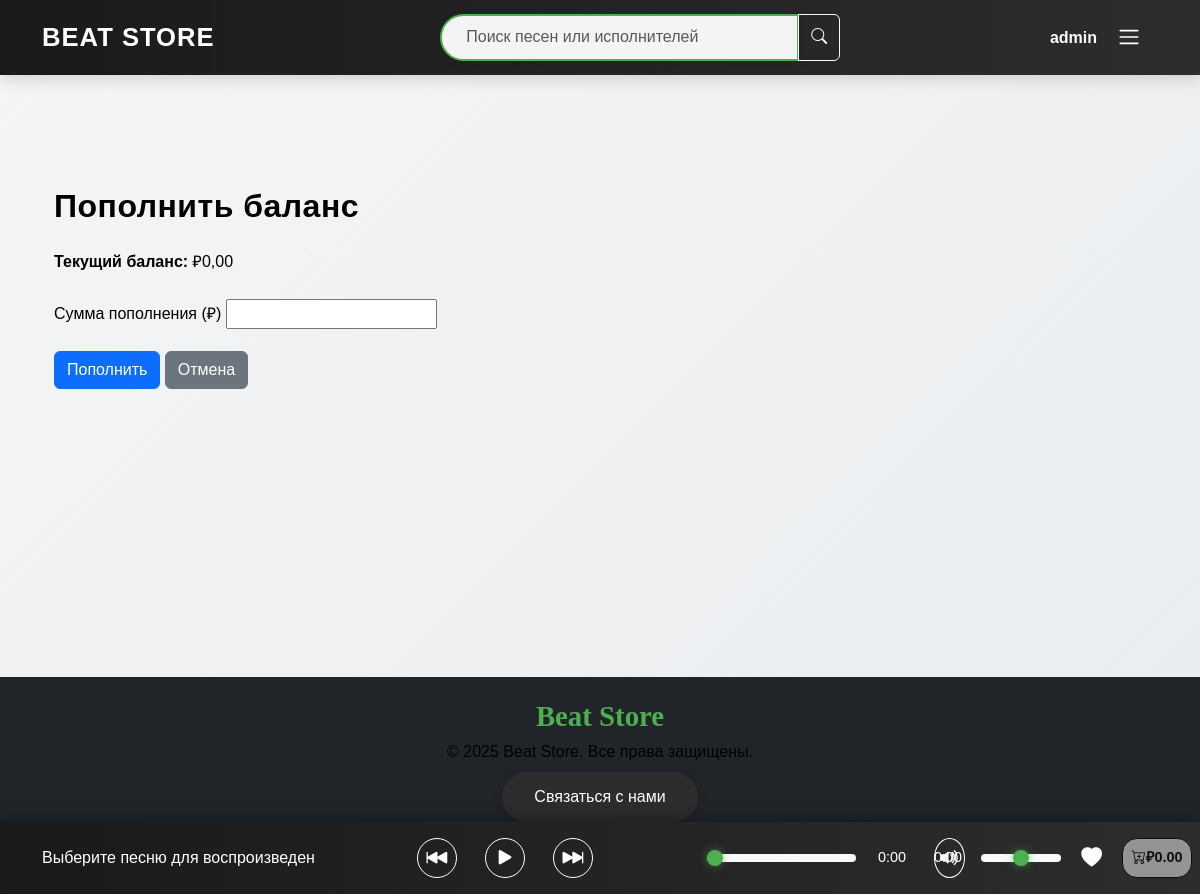
/top-up/ (signed in), run on an earlier commit of the app's database.
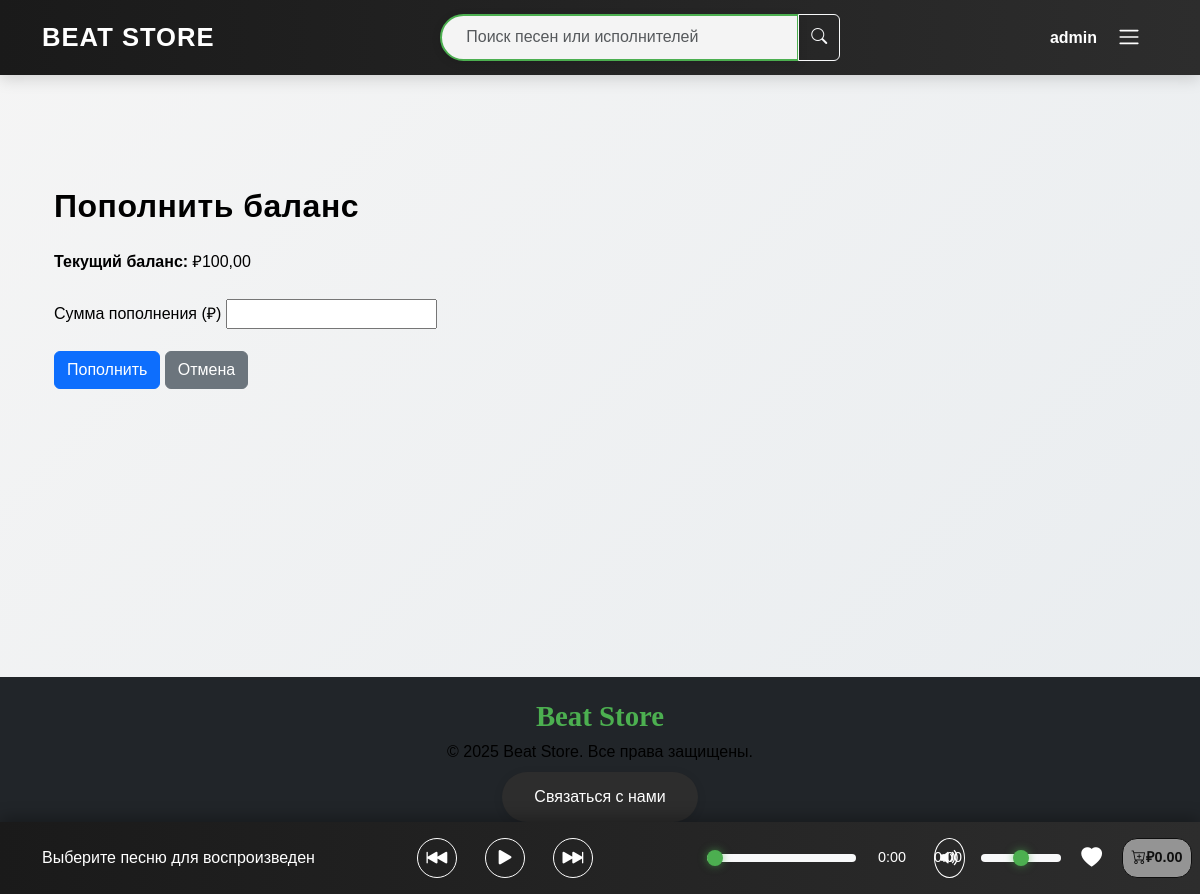
And on a later commit of the database.
### store/models.py (models this page shows, shortened)
class User(AbstractUser):
    email = models.EmailField(unique=True, verbose_name='Электронная почта')
    balance = models.DecimalField(max_digits=10, decimal_places=2, default=0.00, verbose_name='Баланс')
    class Meta:
        verbose_name = 'Пользователь'
        verbose_name_plural = 'Пользователи'
        indexes = [models.Index(fields=['username', 'email'])]

### store/views.py (the view)
# urls.py: path('top-up/', views.top_up_balance, name='top_up_balance'),
@login_required
def top_up_balance(request):
    if request.method == 'POST':
        form = TopUpBalanceForm(request.POST)
        if form.is_valid():
            amount = form.cleaned_data['amount']
            user = request.user
            user.balance += amount
            user.save()
            messages.success(request, f'Баланс успешно пополнен на ₽{amount}.')
            logger.debug(f"Пользователь {request.user.username} пополнил баланс на {amount}")
            return redirect('store:cart')
        else:
            messages.error(request, 'Ошибка в форме пополнения. Проверьте введённые данные.')
    else:
        form = TopUpBalanceForm()
    context = {
        'form': form,
        'current_balance': request.user.balance,
    }
    return render(request, 'store/top_up_balance.html', context)

### store/views.py
class TopUpBalanceForm(forms.Form):
    amount = forms.DecimalField(
        max_digits=10,
        decimal_places=2,
        min_value=0.01,
        label='Сумма пополнения',
        widget=forms.NumberInput(attrs={'step': '0.01', 'min': '0.01'})
    )

### store/templates/store/top_up_balance.html (shortened to what this page needs)
{% extends 'store/base.html' %}
{% block content %}
    <main class="container my-4">
        <h2>Пополнить баланс</h2>
        <div class="profile-details">
            <p><strong>Текущий баланс:</strong> ₽{{ current_balance }}</p>
        </div>
        <form method="post" class="mt-4">
            <div class="mb-3">
                <label for="amount" class="form-label">Сумма пополнения (₽)</label>
                {{ form.amount }}
            </div>
            <button type="submit" class="btn btn-primary">Пополнить</button>
            <a href="{% url 'store:profile' request.user.username %}" class="btn btn-secondary">Отмена</a>
        </form>
    </main>
{% endblock %}

### store/templates/store/header.html (shortened to what this page needs)
{% load static %}
<header class="navbar">
    <div class="container">
        <a class="navbar-brand" href="{% url 'store:index' %}">Beat Store</a>
        <form class="search-form mx-auto" action="{% url 'store:music_list' %}" method="get">
            <div class="input-group">
                <input class="search-input form-control" type="search" name="search" placeholder="Поиск песен или исполнителей" aria-label="Поиск">
                <button class="btn btn-outline-light search-btn" type="submit" aria-label="Поиск">
                    <i class="bi bi-search"></i>
                </button>
            </div>
        </form>
        <div class="auth-section">
            {% if user.is_authenticated %}
                <a href="{% url 'store:profile' user.username %}" class="nav-link username">{{ user.username }}</a>
            {% else %}
                <a href="{% url 'store:login' %}" class="auth-btn">Вход</a>
            {% endif %}
        </div>
        <button class="navbar-toggler ms-2" type="button" data-bs-toggle="offcanvas" data-bs-target="#offcanvasNavbar" aria-controls="offcanvasNavbar" aria-label="Переключить навигацию">
            <span class="navbar-toggler-icon"></span>
        </button>
    </div>
</header>

What changed in the data, as far as the page shows it:
changed User "admin": balance "0,00" → "100,00"
